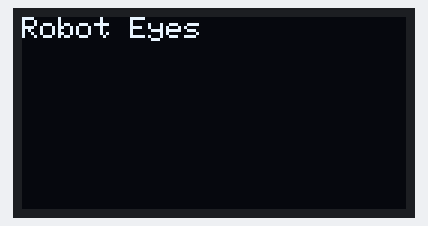
This sketch was run on a simulated Arduino Uno, built with avr-gcc and run on an emulated ATmega328P. Parts: 128×64 one-colour display. Random numbers use the default seed unless the sketch sets one.

Above: at 0.1 s.
At 2.1 s:
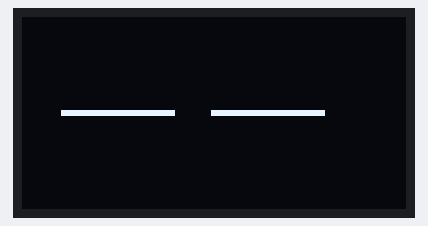
At 4.59 s:
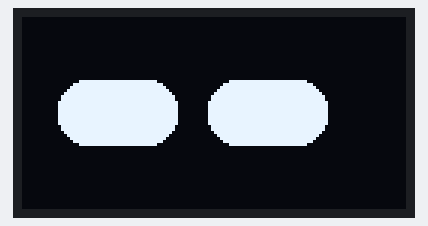
At 12.99 s:
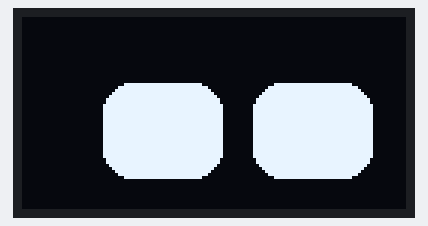
At 21.46 s:
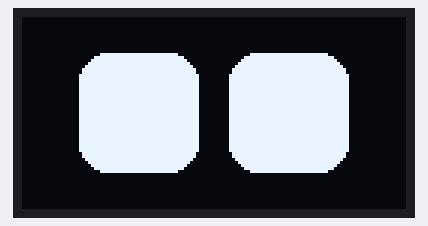
At 37.5 s:
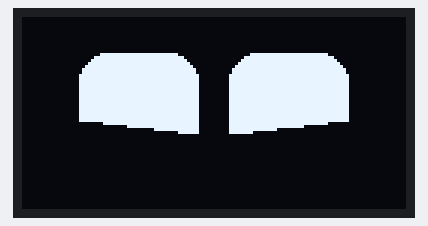

Measured:
- what the display in image 1 shows lasts 2.0 s, from 2.1 s to 4.1 s
- what the display in image 5 shows lasts 1.0 s, from 37.4 s to 38.4 s

The sketch:

eyeAnimation.ino
```cpp
#include <SPI.h>
#include <Wire.h>
#include <Adafruit_GFX.h>
#include <Adafruit_SH110X.h>

#define SCREEN_WIDTH 128
#define SCREEN_HEIGHT 64
#define OLED_RESET -1
#define I2C_ADDRESS 0x3C   // try 0x3D if needed

Adafruit_SH1106G display(SCREEN_WIDTH, SCREEN_HEIGHT, &Wire, OLED_RESET);

// states for demo
int demo_mode = 1;
static const int max_animation_index = 8;
int current_animation_index = 0;

// reference state
int ref_eye_height = 40;
int ref_eye_width = 40;
int ref_space_between_eye = 10;
int ref_corner_radius = 10;

// current state of the eyes
int left_eye_height = ref_eye_height;
int left_eye_width = ref_eye_width;
int left_eye_x = 32;
int left_eye_y = 32;

int right_eye_x = 32 + ref_eye_width + ref_space_between_eye;
int right_eye_y = 32;
int right_eye_height = ref_eye_height;
int right_eye_width = ref_eye_width;

void draw_eyes(bool update = true)
{
  display.clearDisplay();

  int x = int(left_eye_x - left_eye_width / 2);
  int y = int(left_eye_y - left_eye_height / 2);
  display.fillRoundRect(x, y, left_eye_width, left_eye_height,
                        ref_corner_radius, SH110X_WHITE);

  x = int(right_eye_x - right_eye_width / 2);
  y = int(right_eye_y - right_eye_height / 2);
  display.fillRoundRect(x, y, right_eye_width, right_eye_height,
                        ref_corner_radius, SH110X_WHITE);

  if (update) display.display();
}

void center_eyes(bool update = true)
{
  left_eye_height = ref_eye_height;
  left_eye_width  = ref_eye_width;
  right_eye_height = ref_eye_height;
  right_eye_width  = ref_eye_width;

  left_eye_x = SCREEN_WIDTH / 2 - ref_eye_width / 2 - ref_space_between_eye / 2;
  left_eye_y = SCREEN_HEIGHT / 2;
  right_eye_x = SCREEN_WIDTH / 2 + ref_eye_width / 2 + ref_space_between_eye / 2;
  right_eye_y = SCREEN_HEIGHT / 2;

  draw_eyes(update);
}

void blink(int speed = 12)
{
  draw_eyes();
  for (int i = 0; i < 3; i++) {
    left_eye_height -= speed;
    right_eye_height -= speed;
    draw_eyes();
    delay(1);
  }
  for (int i = 0; i < 3; i++) {
    left_eye_height += speed;
    right_eye_height += speed;
    draw_eyes();
    delay(1);
  }
}

void sleep()
{
  left_eye_height = 2;
  right_eye_height = 2;
  draw_eyes(true);
}

void wakeup()
{
  sleep();
  for (int h = 0; h <= ref_eye_height; h += 2) {
    left_eye_height = h;
    right_eye_height = h;
    draw_eyes(true);
  }
}

void happy_eye()
{
  center_eyes(false);
  int offset = ref_eye_height / 2;

  for (int i = 0; i < 10; i++) {
    display.fillTriangle(
      left_eye_x - left_eye_width / 2 - 1, left_eye_y + offset,
      left_eye_x + left_eye_width / 2 + 1, left_eye_y + 5 + offset,
      left_eye_x - left_eye_width / 2 - 1, left_eye_y + left_eye_height + offset,
      SH110X_BLACK);

    display.fillTriangle(
      right_eye_x + right_eye_width / 2 + 1, right_eye_y + offset,
      right_eye_x - right_eye_width / 2 - 1, right_eye_y + 5 + offset,
      right_eye_x + right_eye_width / 2 + 1, right_eye_y + right_eye_height + offset,
      SH110X_BLACK);

    offset -= 2;
    display.display();
    delay(1);
  }
  delay(1000);
}

void saccade(int direction_x, int direction_y)
{
  int dx = 8;
  int dy = 6;
  int blink_amp = 8;

  left_eye_x += dx * direction_x;
  right_eye_x += dx * direction_x;
  left_eye_y += dy * direction_y;
  right_eye_y += dy * direction_y;
  left_eye_height -= blink_amp;
  right_eye_height -= blink_amp;
  draw_eyes();
  delay(1);

  left_eye_height += blink_amp;
  right_eye_height += blink_amp;
  draw_eyes();
  delay(1);
}

void move_big_eye(int direction)
{
  int move_amp = 2;
  int blink_amp = 5;

  for (int i = 0; i < 3; i++) {
    left_eye_x += move_amp * direction;
    right_eye_x += move_amp * direction;
    left_eye_height -= blink_amp;
    right_eye_height -= blink_amp;
    draw_eyes();
    delay(1);
  }

  for (int i = 0; i < 3; i++) {
    left_eye_x -= move_amp * direction;
    right_eye_x -= move_amp * direction;
    left_eye_height += blink_amp;
    right_eye_height += blink_amp;
    draw_eyes();
    delay(1);
  }

  center_eyes();
}

void setup()
{
  Serial.begin(115200);

  if (!display.begin(I2C_ADDRESS, true)) {
    Serial.println("SH1106 not found");
    while (1);
  }

  display.clearDisplay();
  display.setTextSize(1);
  display.setTextColor(SH110X_WHITE);
  display.setCursor(0, 0);
  display.println("Robot Eyes");
  display.display();
  delay(2000);

  sleep();
  delay(2000);
}

void launch_animation_with_index(int index)
{
  if (index > max_animation_index) index = 0;

  switch (index) {
    case 0: wakeup(); break;
    case 1: center_eyes(true); break;
    case 2: move_big_eye(1); break;
    case 3: move_big_eye(-1); break;
    case 4: blink(10); break;
    case 5: blink(20); break;
    case 6: happy_eye(); break;
    case 7: sleep(); break;
    case 8:
      center_eyes(true);
      for (int i = 0; i < 20; i++) {
        int dx = random(-1, 2);
        int dy = random(-1, 2);
        saccade(dx, dy);
        delay(1);
        saccade(-dx, -dy);
        delay(1);
      }
      break;
  }
}

void loop()
{
  if (demo_mode == 1) {
    launch_animation_with_index(current_animation_index++);
    if (current_animation_index > max_animation_index)
      current_animation_index = 0;
  }
}
```
